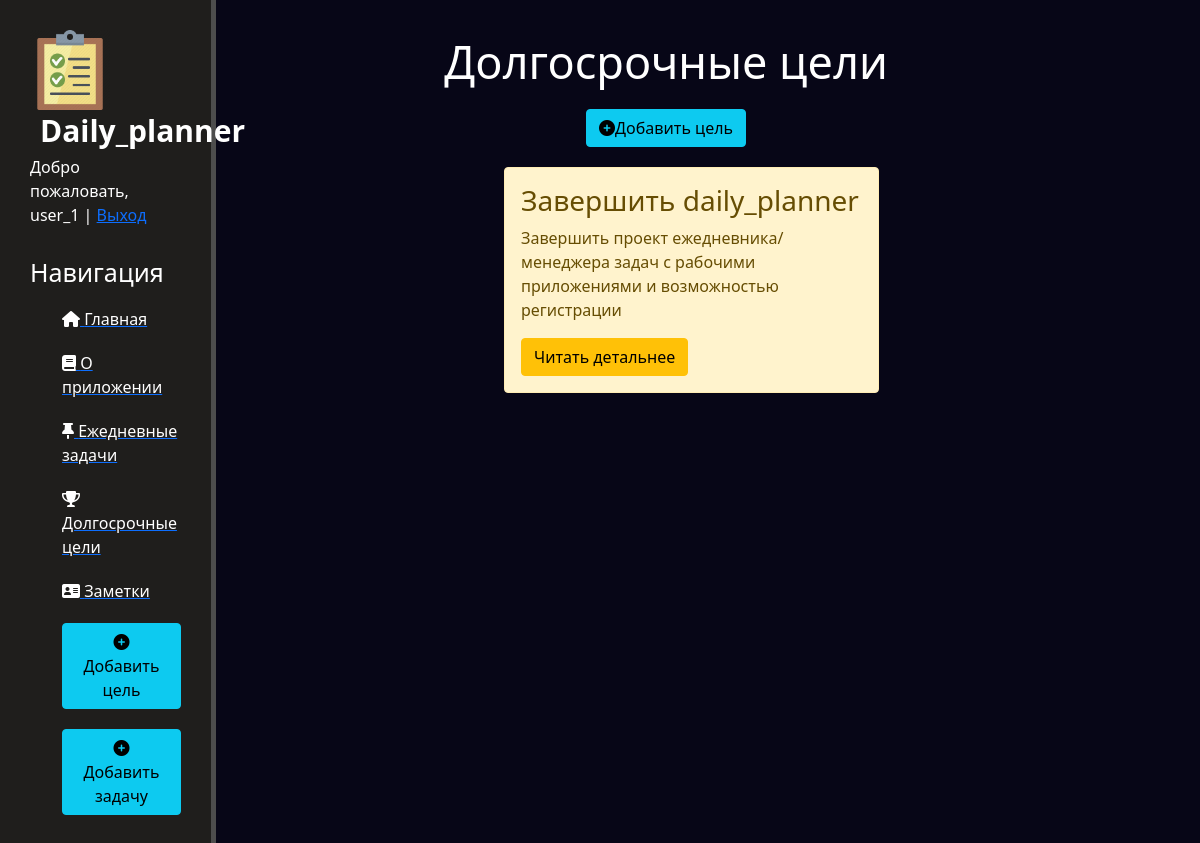
Screenshot of /goals/ (signed in) with the database file from the repository.
### goals/models.py (models this page shows, shortened)
class Goal(models.Model):
    user = models.ForeignKey(User, on_delete=models.CASCADE, null=True, blank=True)
    goal_title = models.CharField('Долгосрочная цель', max_length=50)
    goal_description = models.CharField('Описание долгосрочной цели', max_length=250)
    subtasks = models.CharField('Подзадачи', max_length=250)
    date = models.DateField('Дата добавления цели')
    deadline = models.DateField('Срок выполнения цели')
    complete = models.BooleanField(default=False)
    class Meta:
        order_with_respect_to = 'user'

### goals/views.py (the view)
class GoalList(LoginRequiredMixin, ListView):
    model = Goal
    context_object_name = "goal_list"
    def get_context_data(self, **kwargs):
        context = super().get_context_data(**kwargs)
        context['goal_list'] = context['goal_list'].filter(user=self.request.user)
        return context

### goals/templates/goals/goal_list.html (shortened to what this page needs)
{% extends 'main/layout.html' %}
{% block content %}
    <div class="features">
        <h1>Долгосрочные цели</h1>
        <a href="{% url 'goal_form' %}"><button class="btn btn-info"><i class="fa-solid fa-circle-plus"></i>Добавить цель</button></a>
        {% if goal_list %}
            {% for element in goal_list %}
            <div class="alert alert-warning">
                <h3>{{ element.goal_title }}</h3>
                <p>{{ element.goal_description }}</p>
                <a href="{% url 'goal-detail' element.id %}" class="btn btn-warning">Читать детальнее</a>
            </div>
            {% endfor %}
        {% else %}
            <p> На данный момент вы не добавили долгосрочные цели</p>
        {% endif %}
    </div>
{% endblock %}

### main/templates/main/layout.html (shortened to what this page needs)
{% load static %}
<!doctype html>
<html lang="ru">
<head>
    <link rel="stylesheet" href="https://cdn.jsdelivr.net/npm/bootstrap@5.1.3/dist/css/bootstrap.min.css">
    <link rel="stylesheet" href=" {% static 'main/css/main.css' %}">
    <link rel="stylesheet" href="https://use.fontawesome.com/releases/v6.0.0/css/all.css">
</head>
<body>
    <aside>
        <img src=" {% static 'main/img/todo.png' %}" alt="">
        <span class="logo">Daily_planner</span>
        {% if request.user.is_authenticated %}
        Добро пожаловать, {{ user.username }} | <a href="{% url 'logout' %}">Выход</a>
        {% else %}
        <span class="navbar-text">
            <a href="{% url 'register' %}">Регистрация</a> | <a href="{% url 'login' %}">Войти</a>
        </span>
        {% endif %}
        <h3>Навигация</h3>
        <ul>
            <a href="{% url 'home' %}"><li><i class="fa-solid fa-house"></i> Главная</li></a>
            <a href="{% url 'about' %}"><li><i class="fa-solid fa-book"></i> О приложении</li></a>
            <a href="{% url 'task_list' %}"><li><i class="fa-solid fa-thumbtack"></i> Ежедневные задачи</li></a>
            <a href="{% url 'goal_list' %}"><li><i class="fa-solid fa-trophy"></i> Долгосрочные цели</li></a>
            <a href="{% url 'note_list' %}"><li><i class="fa-solid fa-address-card"></i> Заметки</li></a>
            <a href="{% url 'goal_form' %}"><li><button class="btn btn-info"><i class="fa-solid fa-circle-plus"></i>
                Добавить цель</button></li></a>
            <a href="{% url 'task_form' %}"><li><button class="btn btn-info"><i class="fa-solid fa-circle-plus"></i>
                Добавить задачу</button></li></a>
        </ul>
    </aside>
    <main>
        {% block content %}
        {% endblock%}
    </main>
</body>
</html>

### main/static/main/css/main.css (style rules this page uses)
body { background: #070617; }
aside { float: left; background: #1f1e1c; width: 18%; padding: 2.5%; height: 120vh; color: #fff; border-right: 5px solid #4d4d4d; }
aside img { width: 80px; float: left; }
aside .logo { font-size: 30px; margin-left: 10px; font-weight: bold; position: relative; top: -2px; }
aside h3 { margin-top: 30px; font-size: 25px; }
aside ul { list-style: none; }
aside ul li { color: #fff; display: block; margin-top: 20px; transition: transform .6s ease; }
main .features { float: left; color: #fff; margin-top: 15px; text-align: center; width: 75%; }
main .features h1 { font-size: 45px; }
main .features h1 { max-width: 500px; margin: 20px auto }
.alert-warning { float: left; clear: both; width: 375px; margin: 20px 32%; text-align: left; }

### rows the page displays
Goal: goal_title "Завершить daily_planner", goal_description "Завершить проект ежедневника/менеджера задач с рабочими приложениями и возможностью регистрации"

### other values shown
{{ user.username }} "user_1"
